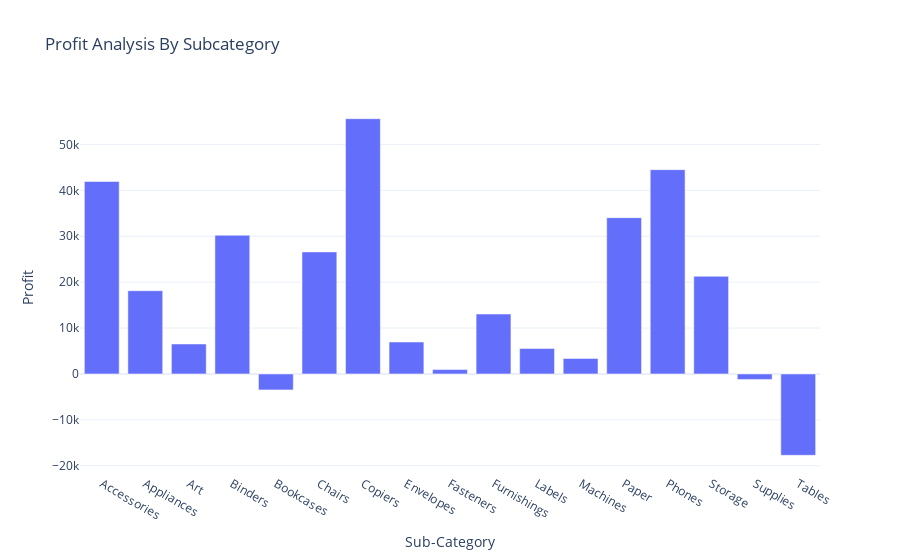

Write notebook code for a chart like this one.
### Code cell
fig= px.bar(profit_by_subcategory, x='Sub-Category',y= 'Profit',title ='Profit Analysis By Subcategory')

fig .show()

### Figure 1 — Plotly figure (JSON) as saved in the notebook; plotly's stock layout.template omitted (floating-point values rounded to 4 significant figures)
{"data": [{"alignmentgroup": "True", "hovertemplate": "Sub-Category=%{x}<br>Profit=%{y}<extra></extra>", "legendgroup": "", "marker": {"color": "#636efa", "pattern": {"shape": ""}}, "name": "", "offsetgroup": "", "orientation": "v", "showlegend": false, "textposition": "auto", "type": "bar", "x": ["Accessories", "Appliances", "Art", "Binders", "Bookcases", "Chairs", "Copiers", "Envelopes", "Fasteners", "Furnishings", "Labels", "Machines", "Paper", "Phones", "Storage", "Supplies", "Tables"], "xaxis": "x", "y": [41940.0, 18140.0, 6528.0, 30220.0, -3473.0, 26590.0, 55620.0, 6964.0, 949.5, 13060.0, 5546.0, 3385.0, 34050.0, 44520.0, 21280.0, -1189.0, -17730.0], "yaxis": "y"}], "layout": {"autosize": true, "barmode": "relative", "legend": {"tracegroupgap": 0}, "title": {"text": "Profit Analysis By Subcategory"}, "xaxis": {"anchor": "y", "autorange": true, "domain": [0, 1], "range": [-0.5, 16.5], "title": {"text": "Sub-Category"}, "type": "category"}, "yaxis": {"anchor": "x", "autorange": true, "domain": [0, 1], "range": [-21800.0, 59690.0], "title": {"text": "Profit"}, "type": "linear"}}}
